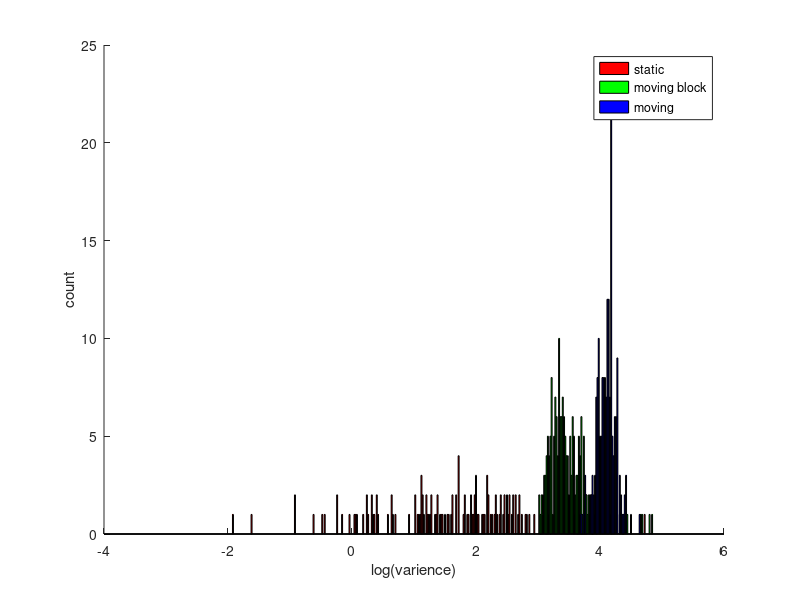

This chart was generated by the following MATLAB code: (Note: this script raises an error after producing the figure.)
%   draw histogram
%%
load('csi_data.mat');
% load('csi_data_1217_n10.mat');
% load('csi_1217_n2.mat');
GAP = 0.02;
% GAP = 0.2;

%%
% log_csi = {log(csi_data{1}), log(csi_data{2}), log(csi_data{3})};
% log_csi = {log(csi_data{3})/log(1.1), log(csi_data{2})/log(1.1), log(csi_data{1})/log(1.1)};
log_csi = {log(csi_data{3}), log(csi_data{2}), log(csi_data{1})}; %
min_csi = min([ log_csi{1}, log_csi{2}, log_csi{3}]); %
max_csi = max([ log_csi{1}, log_csi{2}, log_csi{3}]); %
xRange = ceil( min_csi-1):GAP:ceil( max_csi+GAP);

num_vec = {[],[],[]}; %
figure;
clf;
hold on;
for i=1:length(log_csi)
    num_vec{i} = hist(log_csi{i},xRange);
end
bar(xRange,num_vec{1},'r');
bar(xRange,num_vec{2},'g');
bar(xRange,num_vec{3},'b');
xlabel('log(varience)');
ylabel('count');
legend('static','moving block','moving');

%% % get threshold
[thr_arr, thre_ind_arr] =get_thre(num_vec, xRange);

max_hist = max([num_vec{1},num_vec{2},num_vec{3}]); %
for i=1:length(thr_arr)
    plot([thr_arr(i),thr_arr(i)],[0,max_hist],'-m');
end
hold off;